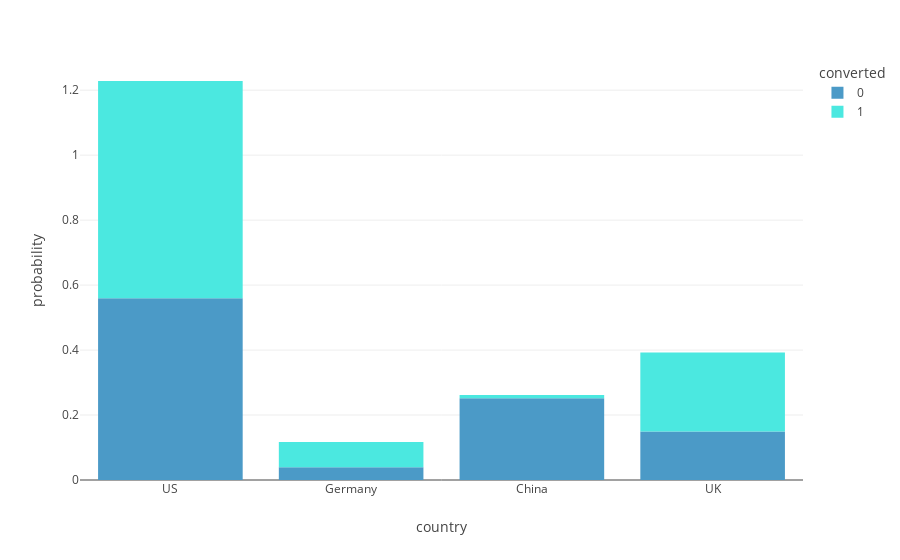
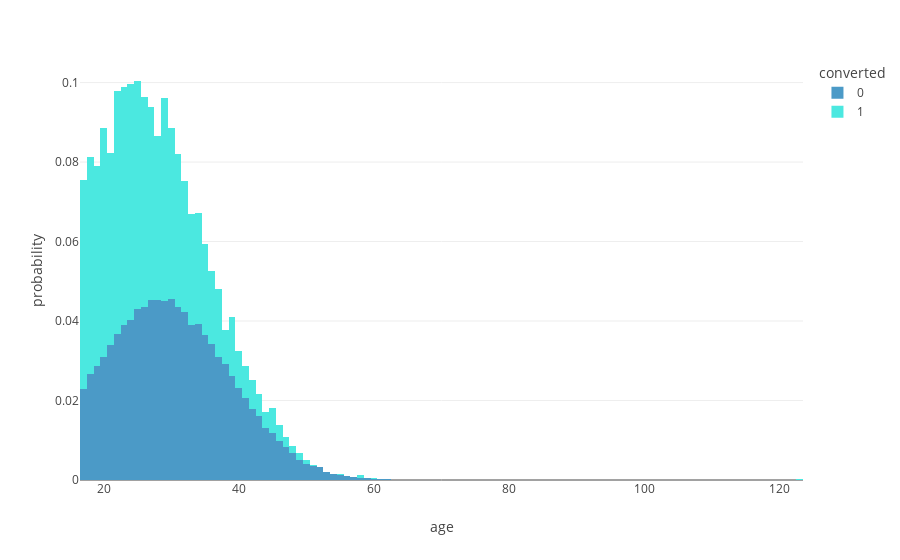
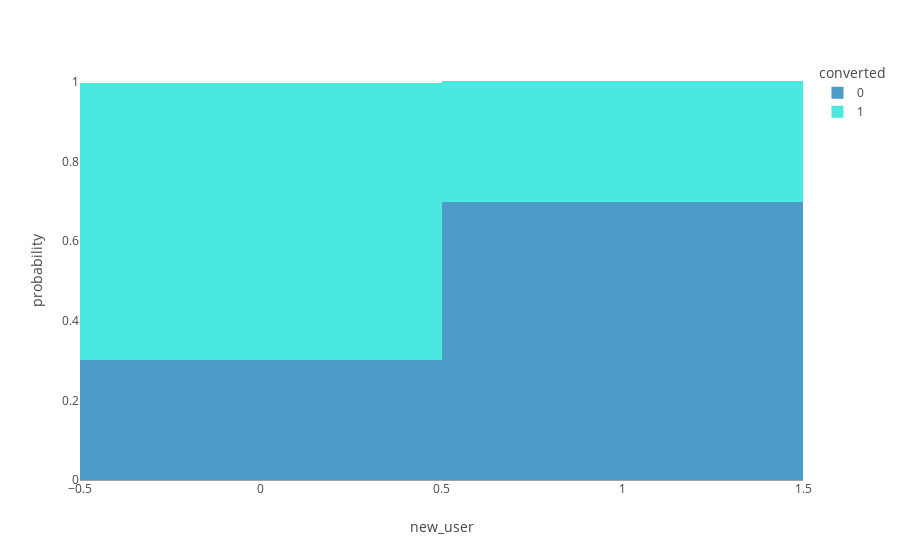
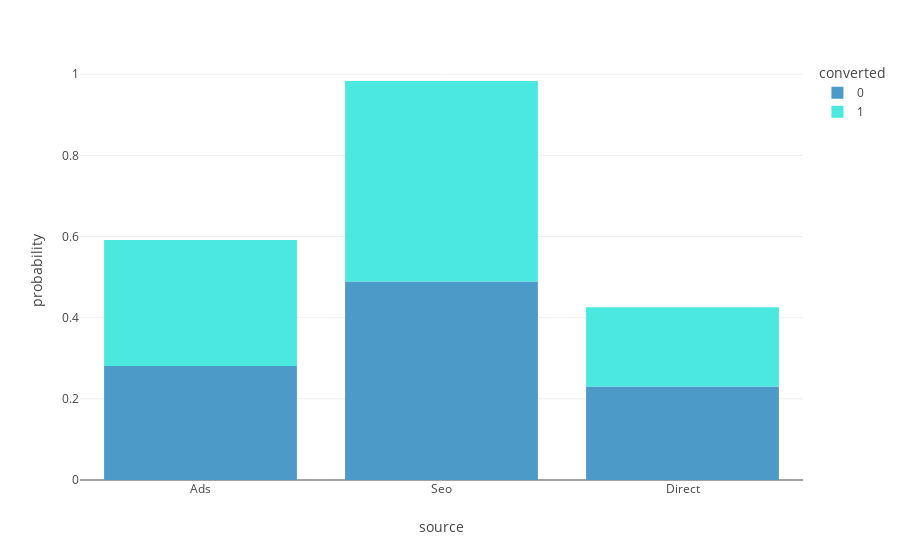

Notebook code cell kept with these figures, in order:
### Code cell
# Univariate analysis
# Distribution of each numeric variable
num_features = ["country", "age", "new_user", "source", "total_pages_visited"]
for f in num_features:
    fig = px.histogram(
        data_sample, f, color="converted",  histnorm="probability"
    )
    fig.show()

### Figure 1 — Plotly figure (JSON) as saved in the notebook; plotly's stock layout.template omitted (floating-point values rounded to 4 significant figures; data arrays with more than 128 entries replaced by an {"elided": "..."} marker saying what was removed)
{"data": [{"bingroup": "x", "histnorm": "probability", "hovertemplate": "converted=0<br>country=%{x}<br>probability=%{y}<extra></extra>", "legendgroup": "0", "marker": {"color": "#4B9AC7", "pattern": {"shape": ""}}, "name": "0", "orientation": "v", "showlegend": true, "type": "histogram", "x": {"elided": "96727 str values"}, "xaxis": "x", "yaxis": "y"}, {"bingroup": "x", "histnorm": "probability", "hovertemplate": "converted=1<br>country=%{x}<br>probability=%{y}<extra></extra>", "legendgroup": "1", "marker": {"color": "#4BE8E0", "pattern": {"shape": ""}}, "name": "1", "orientation": "v", "showlegend": true, "type": "histogram", "x": {"elided": "3273 str values"}, "xaxis": "x", "yaxis": "y"}], "layout": {"barmode": "relative", "legend": {"title": {"text": "converted"}, "tracegroupgap": 0}, "margin": {"t": 60}, "xaxis": {"anchor": "y", "domain": [0, 1], "title": {"text": "country"}}, "yaxis": {"anchor": "x", "domain": [0, 1], "title": {"text": "probability"}}}}

### Figure 2 — Plotly figure (JSON) as saved in the notebook; plotly's stock layout.template omitted (floating-point values rounded to 4 significant figures; data arrays with more than 128 entries replaced by an {"elided": "..."} marker saying what was removed)
{"data": [{"bingroup": "x", "histnorm": "probability", "hovertemplate": "converted=0<br>age=%{x}<br>probability=%{y}<extra></extra>", "legendgroup": "0", "marker": {"color": "#4B9AC7", "pattern": {"shape": ""}}, "name": "0", "orientation": "v", "showlegend": true, "type": "histogram", "x": {"elided": "96727 int values"}, "xaxis": "x", "yaxis": "y"}, {"bingroup": "x", "histnorm": "probability", "hovertemplate": "converted=1<br>age=%{x}<br>probability=%{y}<extra></extra>", "legendgroup": "1", "marker": {"color": "#4BE8E0", "pattern": {"shape": ""}}, "name": "1", "orientation": "v", "showlegend": true, "type": "histogram", "x": {"elided": "3273 int values"}, "xaxis": "x", "yaxis": "y"}], "layout": {"barmode": "relative", "legend": {"title": {"text": "converted"}, "tracegroupgap": 0}, "margin": {"t": 60}, "xaxis": {"anchor": "y", "domain": [0, 1], "title": {"text": "age"}}, "yaxis": {"anchor": "x", "domain": [0, 1], "title": {"text": "probability"}}}}

### Figure 3 — Plotly figure (JSON) as saved in the notebook; plotly's stock layout.template omitted (floating-point values rounded to 4 significant figures; data arrays with more than 128 entries replaced by an {"elided": "..."} marker saying what was removed)
{"data": [{"bingroup": "x", "histnorm": "probability", "hovertemplate": "converted=0<br>new_user=%{x}<br>probability=%{y}<extra></extra>", "legendgroup": "0", "marker": {"color": "#4B9AC7", "pattern": {"shape": ""}}, "name": "0", "orientation": "v", "showlegend": true, "type": "histogram", "x": {"elided": "96727 int values"}, "xaxis": "x", "yaxis": "y"}, {"bingroup": "x", "histnorm": "probability", "hovertemplate": "converted=1<br>new_user=%{x}<br>probability=%{y}<extra></extra>", "legendgroup": "1", "marker": {"color": "#4BE8E0", "pattern": {"shape": ""}}, "name": "1", "orientation": "v", "showlegend": true, "type": "histogram", "x": {"elided": "3273 int values"}, "xaxis": "x", "yaxis": "y"}], "layout": {"barmode": "relative", "legend": {"title": {"text": "converted"}, "tracegroupgap": 0}, "margin": {"t": 60}, "xaxis": {"anchor": "y", "domain": [0, 1], "title": {"text": "new_user"}}, "yaxis": {"anchor": "x", "domain": [0, 1], "title": {"text": "probability"}}}}

### Figure 4 — Plotly figure (JSON) as saved in the notebook; plotly's stock layout.template omitted (floating-point values rounded to 4 significant figures; data arrays with more than 128 entries replaced by an {"elided": "..."} marker saying what was removed)
{"data": [{"bingroup": "x", "histnorm": "probability", "hovertemplate": "converted=0<br>source=%{x}<br>probability=%{y}<extra></extra>", "legendgroup": "0", "marker": {"color": "#4B9AC7", "pattern": {"shape": ""}}, "name": "0", "orientation": "v", "showlegend": true, "type": "histogram", "x": {"elided": "96727 str values"}, "xaxis": "x", "yaxis": "y"}, {"bingroup": "x", "histnorm": "probability", "hovertemplate": "converted=1<br>source=%{x}<br>probability=%{y}<extra></extra>", "legendgroup": "1", "marker": {"color": "#4BE8E0", "pattern": {"shape": ""}}, "name": "1", "orientation": "v", "showlegend": true, "type": "histogram", "x": {"elided": "3273 str values"}, "xaxis": "x", "yaxis": "y"}], "layout": {"barmode": "relative", "legend": {"title": {"text": "converted"}, "tracegroupgap": 0}, "margin": {"t": 60}, "xaxis": {"anchor": "y", "domain": [0, 1], "title": {"text": "source"}}, "yaxis": {"anchor": "x", "domain": [0, 1], "title": {"text": "probability"}}}}
